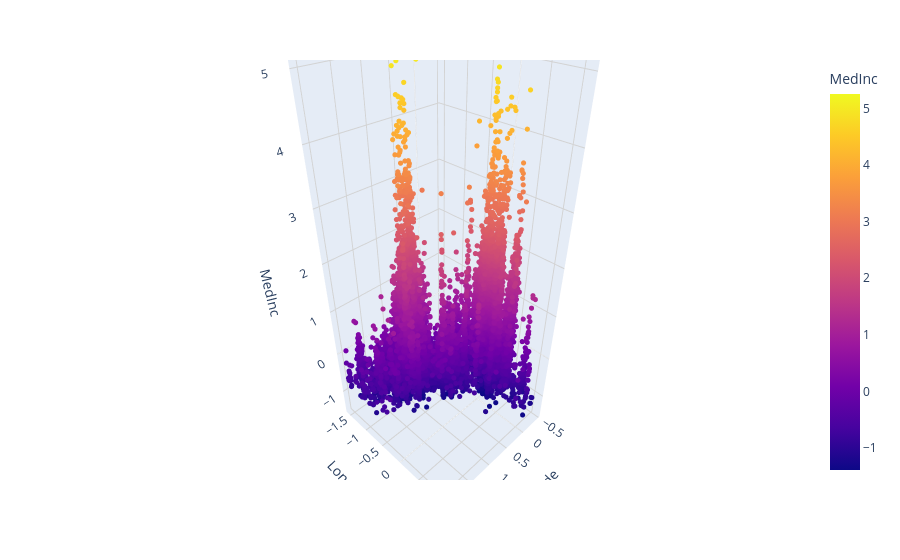

Source (notebook cell):
### Markdown cell above
#### Conclusiones

-Utilizamos RobustScaler ya que usa mediana y rango intercuartílico(IQR) lo que hace que sea resistente a outliers

### Code cell
fig = px.scatter_3d(df,
              x="Latitude",
              y="Longitude",
              z="MedInc",
              color="MedInc")
fig.update_layout(
    scene=dict(
        xaxis=dict(showgrid=True, gridcolor="lightgrey", zeroline=True),
        yaxis=dict(showgrid=True, gridcolor="lightgrey", zeroline=True),
        zaxis=dict(showgrid=True, gridcolor="lightgrey", zeroline=True)
    )

)
fig.update_traces(marker=dict(size=3))
fig.show()

### Figure 1 — Plotly figure (JSON) as saved in the notebook; plotly's stock layout.template omitted (floating-point values rounded to 4 significant figures; data arrays with more than 128 entries replaced by an {"elided": "..."} marker saying what was removed)
{"data": [{"hovertemplate": "Latitude=%{x}<br>Longitude=%{y}<br>MedInc=%{marker.color}<extra></extra>", "legendgroup": "", "marker": {"color": {"elided": "20635 float values"}, "coloraxis": "coloraxis", "size": 3, "symbol": "circle"}, "mode": "markers", "name": "", "scene": "scene", "showlegend": false, "type": "scatter3d", "x": {"elided": "20635 float values"}, "y": {"elided": "20635 float values"}, "z": {"elided": "20635 float values"}}], "layout": {"coloraxis": {"colorbar": {"title": {"text": "MedInc"}}, "colorscale": [[0, "#0d0887"], [0.1111, "#46039f"], [0.2222, "#7201a8"], [0.3333, "#9c179e"], [0.4444, "#bd3786"], [0.5556, "#d8576b"], [0.6667, "#ed7953"], [0.7778, "#fb9f3a"], [0.8889, "#fdca26"], [1, "#f0f921"]]}, "legend": {"tracegroupgap": 0}, "margin": {"t": 60}, "scene": {"domain": {"x": [0, 1], "y": [0, 1]}, "xaxis": {"gridcolor": "lightgrey", "showgrid": true, "title": {"text": "Latitude"}, "zeroline": true}, "yaxis": {"gridcolor": "lightgrey", "showgrid": true, "title": {"text": "Longitude"}, "zeroline": true}, "zaxis": {"gridcolor": "lightgrey", "showgrid": true, "title": {"text": "MedInc"}, "zeroline": true}}}}
